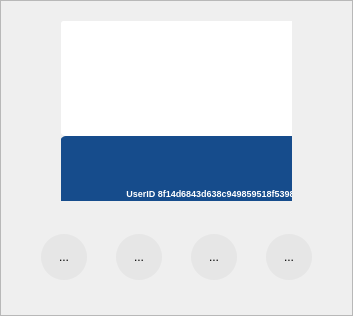
                           <widget class="QFrame" name="UserPicFrame">
                            <property name="frameShape">
                             <enum>QFrame::StyledPanel</enum>
                            </property>
                            <property name="frameShadow">
                             <enum>QFrame::Raised</enum>
                            </property>
                            <layout class="QVBoxLayout" name="verticalLayout_10" stretch="1,0">
                             <property name="spacing">
                              <number>0</number>
                             </property>
                             <item>
                              <widget class="QWidget" name="widget_19" native="true">
                               <layout class="QHBoxLayout" name="horizontalLayout_56" stretch="0,1,0">
                                <property name="spacing">
                                 <number>0</number>
                                </property>
                                <item>
                                 <spacer name="horizontalSpacer_14">
                                  <property name="orientation">
                                   <enum>Qt::Horizontal</enum>
                                  </property>
                                  <property name="sizeHint" stdset="0">
                                   <size>
                                    <width>40</width>
                                    <height>20</height>
                                   </size>
                                  </property>
                                 </spacer>
                                </item>
                                <item>
                                 <widget class="QWidget" name="UserPicWidget" native="true">
                                  <property name="minimumSize">
                                   <size>
                                    <width>231</width>
                                    <height>180</height>
                                   </size>
                                  </property>
                                  <property name="maximumSize">
                                   <size>
                                    <width>16777</width>
                                    <height>167677</height>
                                   </size>
                                  </property>
                                  <property name="styleSheet">
                                   <string notr="true"/>
                                  </property>
                                  <widget class="QWidget" name="verticalLayoutWidget_2">
                                   <property name="geometry">
                                    <rect>
                                     <x>-1</x>
                                     <y>-1</y>
                                     <width>321</width>
                                     <height>231</height>
                                    </rect>
                                   </property>
                                   <layout class="QVBoxLayout" name="UserPicLayout_2" stretch="0,0">
                                    <property name="spacing">
                                     <number>0</number>
                                    </property>
                                    <item>
                                     <widget class="QLabel" name="UserPic">
                                      <property name="sizePolicy">
                                       <sizepolicy hsizetype="Preferred" vsizetype="Preferred">
                                        <horstretch>0</horstretch>
                                        <verstretch>0</verstretch>
                                       </sizepolicy>
                                      </property>
                                      <property name="styleSheet">
                                       <string notr="true">background-color: rgb(255, 255, 255);
border-radius:6px</string>
                                      </property>
                                      <property name="text">
                                       <string/>
                                      </property>
                                      <property name="pixmap">
                                       <pixmap>images/人物头像.png</pixmap>
                                      </property>
                                      <property name="alignment">
                                       <set>Qt::AlignCenter</set>
                                      </property>
                                     </widget>
                                    </item>
                                    <item>
                                     <widget class="QLabel" name="UserName">
                                      <property name="palette">
                                       <palette>
                                        <active>
                                         <colorrole role="WindowText">
                                          <brush brushstyle="SolidPattern">
                                           <color alpha="255">
                                            <red>255</red>
                                            <green>255</green>
                                            <blue>255</blue>
                                           </color>
                                          </brush>
                                         </colorrole>
                                         <colorrole role="Button">
                                          <brush brushstyle="SolidPattern">
                                           <color alpha="255">
                                            <red>22</red>
                                            <green>76</green>
                                            <blue>140</blue>
                                           </color>
                                          </brush>
                                         </colorrole>
                                         <colorrole role="Base">
                                          <brush brushstyle="SolidPattern">
                                           <color alpha="255">
                                            <red>22</red>
                                            <green>76</green>
                                            <blue>140</blue>
                                           </color>
                                          </brush>
                                         </colorrole>
                                         <colorrole role="Window">
                                          <brush brushstyle="SolidPattern">
                                           <color alpha="255">
                                            <red>22</red>
                                            <green>76</green>
                                            <blue>140</blue>
                                           </color>
                                          </brush>
                                         </colorrole>
                                        </active>
                                        <inactive>
                                         <colorrole role="WindowText">
                                          <brush brushstyle="SolidPattern">
                                           <color alpha="255">
                                            <red>255</red>
                                            <green>255</green>
                                            <blue>255</blue>
                                           </color>
                                          </brush>
                                         </colorrole>
                                         <colorrole role="Button">
                                          <brush brushstyle="SolidPattern">
                                           <color alpha="255">
                                            <red>22</red>
                                            <green>76</green>
                                            <blue>140</blue>
                                           </color>
                                          </brush>
                                         </colorrole>
                                         <colorrole role="Base">
                                          <brush brushstyle="SolidPattern">
                                           <color alpha="255">
                                            <red>22</red>
                                            <green>76</green>
                                            <blue>140</blue>
                                           </color>
                                          </brush>
                                         </colorrole>
                                         <colorrole role="Window">
                                          <brush brushstyle="SolidPattern">
                                           <color alpha="255">
                                            <red>22</red>
                                            <green>76</green>
                                            <blue>140</blue>
                                           </color>
                                          </brush>
                                         </colorrole>
                                        </inactive>
                                        <disabled>
                                         <colorrole role="WindowText">
                                          <brush brushstyle="SolidPattern">
                                           <color alpha="255">
                                            <red>120</red>
                                            <green>120</green>
                                            <blue>120</blue>
                                           </color>
                                          </brush>
                                         </colorrole>
                                         <colorrole role="Button">
                                          <brush brushstyle="SolidPattern">
                                           <color alpha="255">
                                            <red>22</red>
                                            <green>76</green>
                                            <blue>140</blue>
                                           </color>
                                          </brush>
                                         </colorrole>
                                         <colorrole role="Base">
                                          <brush brushstyle="SolidPattern">
                                           <color alpha="255">
                                            <red>22</red>
                                            <green>76</green>
                                            <blue>140</blue>
                                           </color>
                                          </brush>
                                         </colorrole>
                                         <colorrole role="Window">
                                          <brush brushstyle="SolidPattern">
                                           <color alpha="255">
                                            <red>22</red>
                                            <green>76</green>
                                            <blue>140</blue>
                                           </color>
                                          </brush>
                                         </colorrole>
                                        </disabled>
                                       </palette>
                                      </property>
                                      <property name="font">
                                       <font>
                                        <family>Tahoma</family>
                                        <pointsize>7</pointsize>
                                        <weight>75</weight>
                                        <bold>true</bold>
                                       </font>
                                      </property>
                                      <property name="styleSheet">
                                       <string notr="true">background-color: rgb(22, 76, 140);
border-radius:6px</string>
                                      </property>
                                      <property name="text">
                                       <string>UserID 8f14d6843d638c949859518f53983344</string>
                                      </property>
                                      <property name="alignment">
                                       <set>Qt::AlignCenter</set>
                                      </property>
                                     </widget>
                                    </item>
                                   </layout>
                                  </widget>
                                 </widget>
                                </item>
                                <item>
                                 <spacer name="horizontalSpacer_15">
                                  <property name="orientation">
                                   <enum>Qt::Horizontal</enum>
                                  </property>
                                  <property name="sizeHint" stdset="0">
                                   <size>
                                    <width>40</width>
                                    <height>20</height>
                                   </size>
                                  </property>
                                 </spacer>
                                </item>
                               </layout>
                              </widget>
                             </item>
                             <item>
                              <layout class="QHBoxLayout" name="horizontalLayout_57">
                               <property name="spacing">
                                <number>24</number>
                               </property>
                               <property name="leftMargin">
                                <number>24</number>
                               </property>
                               <property name="topMargin">
                                <number>24</number>
                               </property>
                               <property name="rightMargin">
                                <number>24</number>
                               </property>
                               <property name="bottomMargin">
                                <number>24</number>
                               </property>
                               <item>
                                <widget class="QToolButton" name="UserBefore">
                                 <property name="minimumSize">
                                  <size>
                                   <width>46</width>
                                   <height>46</height>
                                  </size>
                                 </property>
                                 <property name="maximumSize">
                                  <size>
                                   <width>46</width>
                                   <height>46</height>
                                  </size>
                                 </property>
                                 <property name="styleSheet">
                                  <string notr="true">QToolButton{
	background-color: rgba(0, 0, 0, 10);
border:0px solid rgb(25, 87, 16);
	border-radius:23px;

}
QToolButton:hover {
background-color: rgba(0, 0, 0, 50);

}
QToolButton:pressed {
background-color: rgba(0, 0, 0, 100);

}
</string>
                                 </property>
                                 <property name="text">
                                  <string>...</string>
                                 </property>
                                 <property name="icon">
                                  <iconset resource="resources.qrc">
                                   <normaloff>:/buttom/img/buttom/箭头左_arrow-left.svg</normaloff>:/buttom/img/buttom/箭头左_arrow-left.svg</iconset>
                                 </property>
                                 <property name="iconSize">
                                  <size>
                                   <width>24</width>
                                   <height>24</height>
                                  </size>
                                 </property>
                                </widget>
                               </item>
                               <item>
                                <widget class="QToolButton" name="UserAgree">
                                 <property name="minimumSize">
                                  <size>
                                   <width>46</width>
                                   <height>46</height>
                                  </size>
                                 </property>
                                 <property name="maximumSize">
                                  <size>
                                   <width>46</width>
                                   <height>46</height>
                                  </size>
                                 </property>
                                 <property name="styleSheet">
                                  <string notr="true">QToolButton{
	background-color: rgba(0, 0, 0, 10);
border:0px solid rgb(25, 87, 16);
	border-radius:23px;

}
QToolButton:hover {
background-color: rgba(90, 212, 105, 50);

}
QToolButton:pressed {
background-color: rgba(90, 212, 105, 150);

}
</string>
                                 </property>
                                 <property name="text">
                                  <string>...</string>
                                 </property>
                                 <property name="icon">
                                  <iconset resource="resources.qrc">
                                   <normaloff>:/buttom/img/buttom/正确的_correct.svg</normaloff>:/buttom/img/buttom/正确的_correct.svg</iconset>
                                 </property>
                                 <property name="iconSize">
                                  <size>
                                   <width>24</width>
                                   <height>24</height>
                                  </size>
                                 </property>
                                </widget>
                               </item>
                               <item>
                                <widget class="QToolButton" name="UserDisagree">
                                 <property name="minimumSize">
                                  <size>
                                   <width>46</width>
                                   <height>46</height>
                                  </size>
                                 </property>
                                 <property name="maximumSize">
                                  <size>
                                   <width>46</width>
                                   <height>46</height>
                                  </size>
                                 </property>
                                 <property name="styleSheet">
                                  <string notr="true">QToolButton{
	background-color: rgba(0, 0, 0, 10);
border:0px solid rgb(25, 87, 16);
	border-radius:23px;

}
QToolButton:hover {
background-color: rgba(245, 76, 117, 55);

}
QToolButton:pressed {
background-color: rgba(245, 76, 117, 155);

}
</string>
                                 </property>
                                 <property name="text">
                                  <string>...</string>
                                 </property>
                                 <property name="icon">
                                  <iconset resource="resources.qrc">
                                   <normaloff>:/buttom/img/buttom/错误_error.svg</normaloff>:/buttom/img/buttom/错误_error.svg</iconset>
                                 </property>
                                 <property name="iconSize">
                                  <size>
                                   <width>24</width>
                                   <height>24</height>
                                  </size>
                                 </property>
                                </widget>
                               </item>
                               <item>
                                <widget class="QToolButton" name="UserNext">
                                 <property name="minimumSize">
                                  <size>
                                   <width>46</width>
                                   <height>46</height>
                                  </size>
                                 </property>
                                 <property name="maximumSize">
                                  <size>
                                   <width>46</width>
                                   <height>46</height>
                                  </size>
                                 </property>
                                 <property name="styleSheet">
                                  <string notr="true">QToolButton{
	background-color: rgba(0, 0, 0, 10);
border:0px solid rgb(25, 87, 16);
	border-radius:23px;

}
QToolButton:hover {
background-color: rgba(0, 0, 0, 50);

}
QToolButton:pressed {
background-color: rgba(0, 0, 0, 100);

}
</string>
                                 </property>
                                 <property name="text">
                                  <string>...</string>
                                 </property>
                                 <property name="icon">
                                  <iconset resource="resources.qrc">
                                   <normaloff>:/buttom/img/buttom/箭头右_arrow-right.svg</normaloff>:/buttom/img/buttom/箭头右_arrow-right.svg</iconset>
                                 </property>
                                 <property name="iconSize">
                                  <size>
                                   <width>24</width>
                                   <height>24</height>
                                  </size>
                                 </property>
                                </widget>
                               </item>
                              </layout>
                             </item>
                            </layout>
                           </widget>
